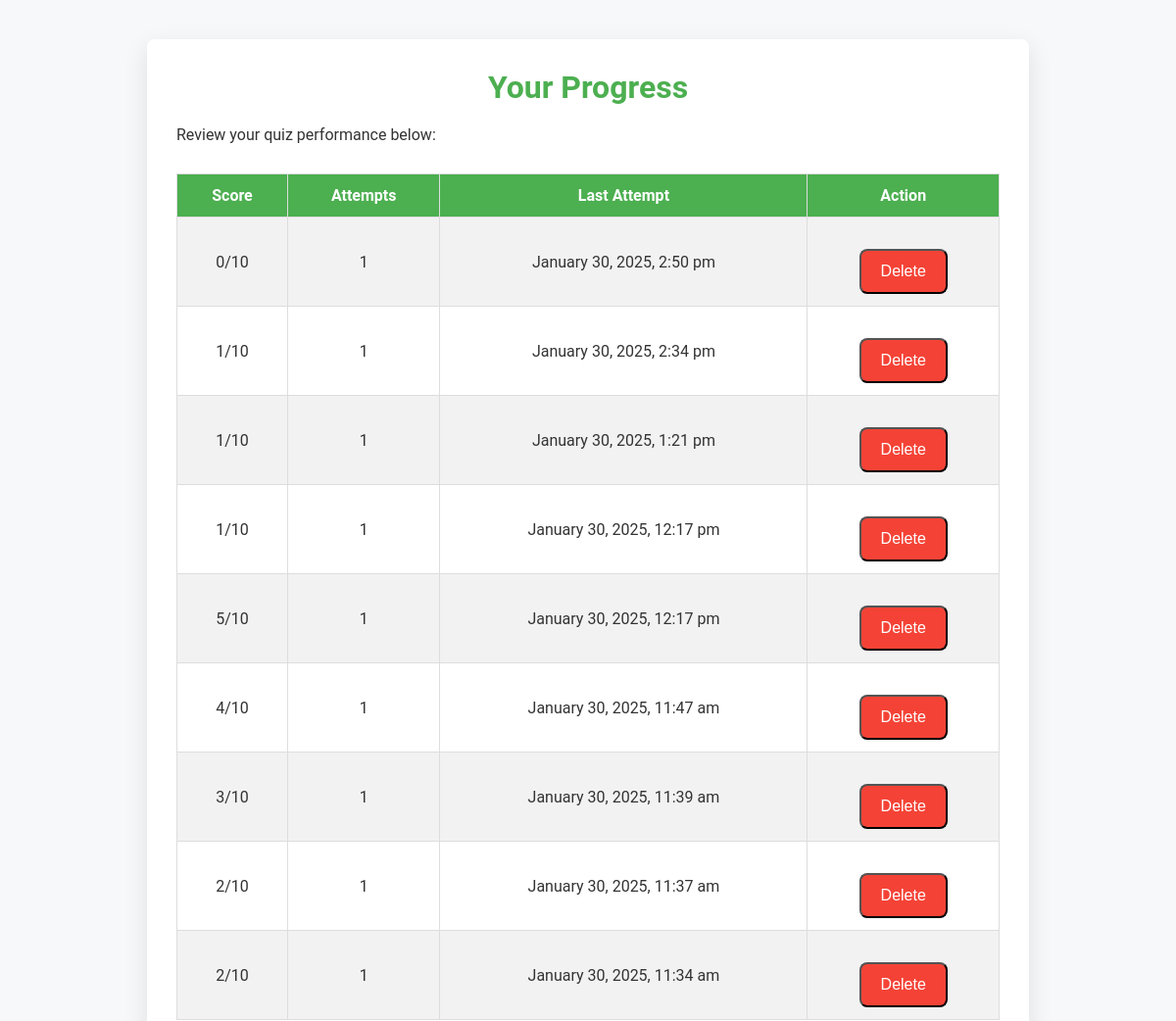
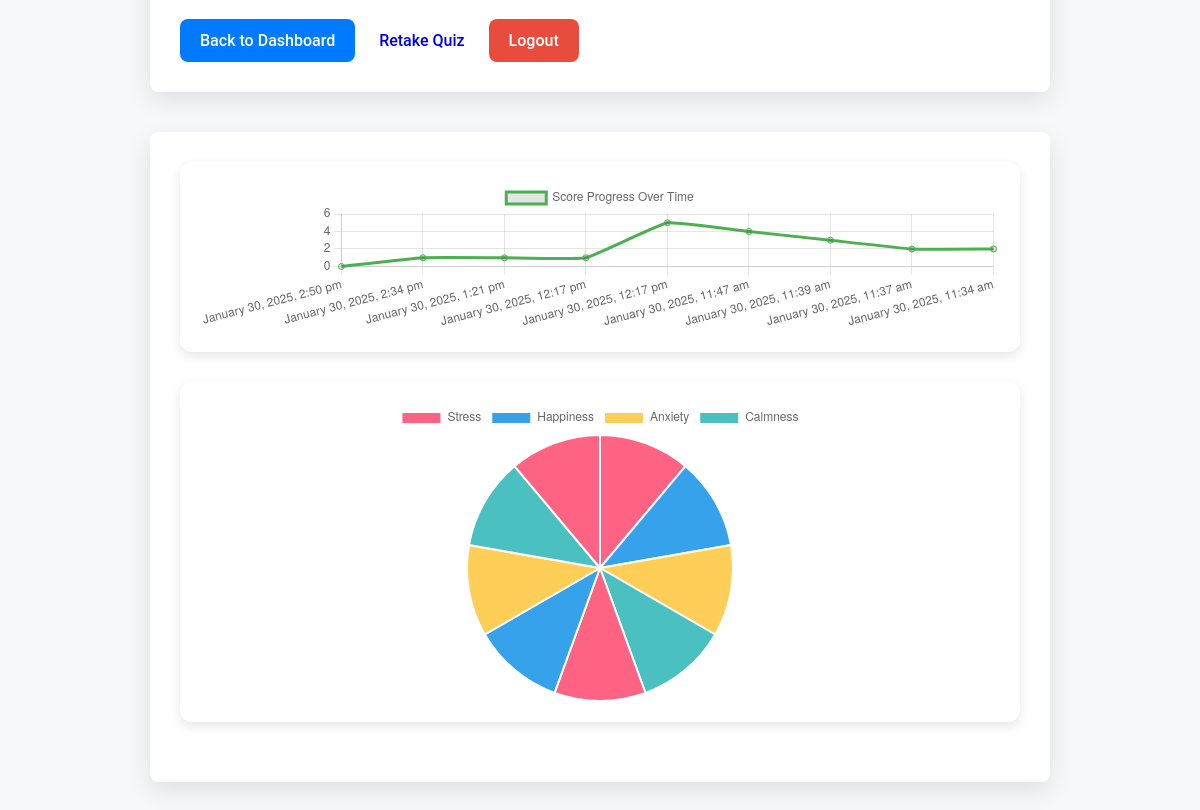
The page /progress.php (signed in) on the database its author committed (2 pictures, top to bottom).
### tables this page shows
CREATE TABLE `user_progress` (
  `id` int(11) NOT NULL,
  `user_id` int(11) DEFAULT NULL,
  `score` int(11) DEFAULT NULL,
  `attempts` int(11) DEFAULT 0,
  `last_attempt` timestamp NOT NULL DEFAULT current_timestamp()
);

### progress.php (the view, shortened to what this page needs)
<?php
include 'config.php';
$user_id = $_SESSION['user_id'];
$sql = "SELECT * FROM user_progress WHERE user_id = '$user_id' ORDER BY last_attempt DESC";
$result = $conn->query($sql);
$dates = [];
$scores = [];
$attempts = [];
while ($row = $result->fetch_assoc()) {
    $dates[] = date("F j, Y, g:i a", strtotime($row['last_attempt']));
    $scores[] = $row['score'];
    $attempts[] = $row['attempts'];
}
?>
<!DOCTYPE html>
<html lang="en">
<head>
</head>
<body>
<div class="container">
    <h1>Your Progress</h1>
    <p>Review your quiz performance below:</p>
    <table class="progress-table">
        <tr>
            <th>Score</th>
            <th>Attempts</th>
            <th>Last Attempt</th>
            <th>Action</th>
        </tr>
        <?php
        $result->data_seek(0);
        while ($row = $result->fetch_assoc()):
        ?>
            <tr>
                <td><?= $row['score'] ?>/10</td>
                <td><?= $row['attempts'] ?></td>
                <td><?= date("F j, Y, g:i a", strtotime($row['last_attempt'])) ?></td>
                <td>
                    <form method="POST" style="display:inline;">
                        <button type="submit" class="btn btn-danger" onclick="return confirm('Are you sure you want to delete this progress record?')">Delete</button>
                    </form>
                </td>
            </tr>
        <?php endwhile; ?>
    </table>
    <a href="index.php" class="btn btn-dashboard">Back to Dashboard</a>
    <a href="quiz.php" class="btn">Retake Quiz</a>
    <a href="logout.php" class="btn btn-logout">Logout</a>
</div>
<div class="charts container">
    <div class="chart-box">
        <canvas id="scoreProgressChart"></canvas>
    </div>
    <div class="chart-box">
        <canvas id="emotionStatsChart"></canvas>
    </div>
</div>
<script>
// Score Progress Line Chart (Responsive)
var ctx = document.getElementById('scoreProgressChart').getContext('2d');
var scoreProgressChart = new Chart(ctx, {
    type: 'line',
    data: {
        labels: <?php echo json_encode($dates); ?>,
        datasets: [{
            label: 'Score Progress Over Time',
            data: <?php echo json_encode($scores); ?>,
            fill: false,
            borderColor: '#4CAF50',
            tension: 0.1
        }]
    },
    options: {
        responsive: true,
        maintainAspectRatio: false,
        scales: {
            x: {
                beginAtZero: true
            }
        }
    }
});
// Emotional Stats Pie Chart (Dummy Data)
var ctxEmotion = document.getElementById('emotionStatsChart').getContext('2d');
var emotionStatsChart = new Chart(ctxEmotion, {
    type: 'pie',
    data: {
        labels: ['Stress', 'Happiness', 'Anxiety', 'Calmness'],
        datasets: [{
            data: [<?php echo implode(",", $attempts); ?>], // Real-time attempt data for emotional stats
            backgroundColor: ['#FF6384', '#36A2EB', '#FFCE56', '#4BC0C0']
        }]
    },
    options: {
        responsive: true,
        maintainAspectRatio: false
    }
});
</script>
</body>
</html>

### progress.php (style rules this page uses)
* { margin: 0; padding: 0; box-sizing: border-box; }
body { font-family: 'Roboto', sans-serif; background-color: #f7f8fa; color: #333; padding: 40px 0; }
h1 { color: #4CAF50; font-size: 32px; font-weight: 600; margin-bottom: 20px; text-align: center; }
.container { max-width: 900px; width: 100%; margin: auto; background: #fff; padding: 30px; border-radius: 8px; box-shadow: 0 8px 24px rgba(0, 0, 0, 0.1); }
.btn { padding: 12px 20px; font-size: 16px; font-weight: 500; text-decoration: none; border-radius: 8px; transition: background-color 0.3s ease; display: inline-block; margin-top: 20px; }
.btn-dashboard { background-color: #007bff; color: white; }
.btn-logout { background-color: #e74c3c; color: white; }
.btn-danger { background-color: #f44336; color: white; }
.progress-table { width: 100%; margin-top: 30px; border-collapse: collapse; }
.progress-table th, .progress-table td { padding: 12px; text-align: center; border: 1px solid #ddd; font-size: 16px; }
.progress-table th { background-color: #4CAF50; color: white; }
.progress-table tr:nth-child(even) { background-color: #f2f2f2; }
.charts { margin-top: 40px; }
.chart-box { background-color: #fff; border-radius: 12px; box-shadow: 0 4px 12px rgba(0, 0, 0, 0.1); padding: 20px; margin-bottom: 30px; }

### rows shown on the page
user_progress: score "0", attempts "1", last_attempt "January 30, 2025, 2:50 pm"
user_progress: score "1", attempts "1", last_attempt "January 30, 2025, 2:34 pm"
user_progress: score "1", attempts "1", last_attempt "January 30, 2025, 1:21 pm"
user_progress: score "1", attempts "1", last_attempt "January 30, 2025, 12:17 pm"
user_progress: score "5", attempts "1", last_attempt "January 30, 2025, 12:17 pm"
user_progress: score "4", attempts "1", last_attempt "January 30, 2025, 11:47 am"
user_progress: score "3", attempts "1", last_attempt "January 30, 2025, 11:39 am"
user_progress: score "2", attempts "1", last_attempt "January 30, 2025, 11:37 am"
user_progress: score "2", attempts "1", last_attempt "January 30, 2025, 11:34 am"

### other values the page prints
chart data {{ json_encode($scores) }} ["0","1","1","1","5","4","3","2","2"]
chart data {{ implode(",", $attempts) }} 1,1,1,1,1,1,1,1,1
